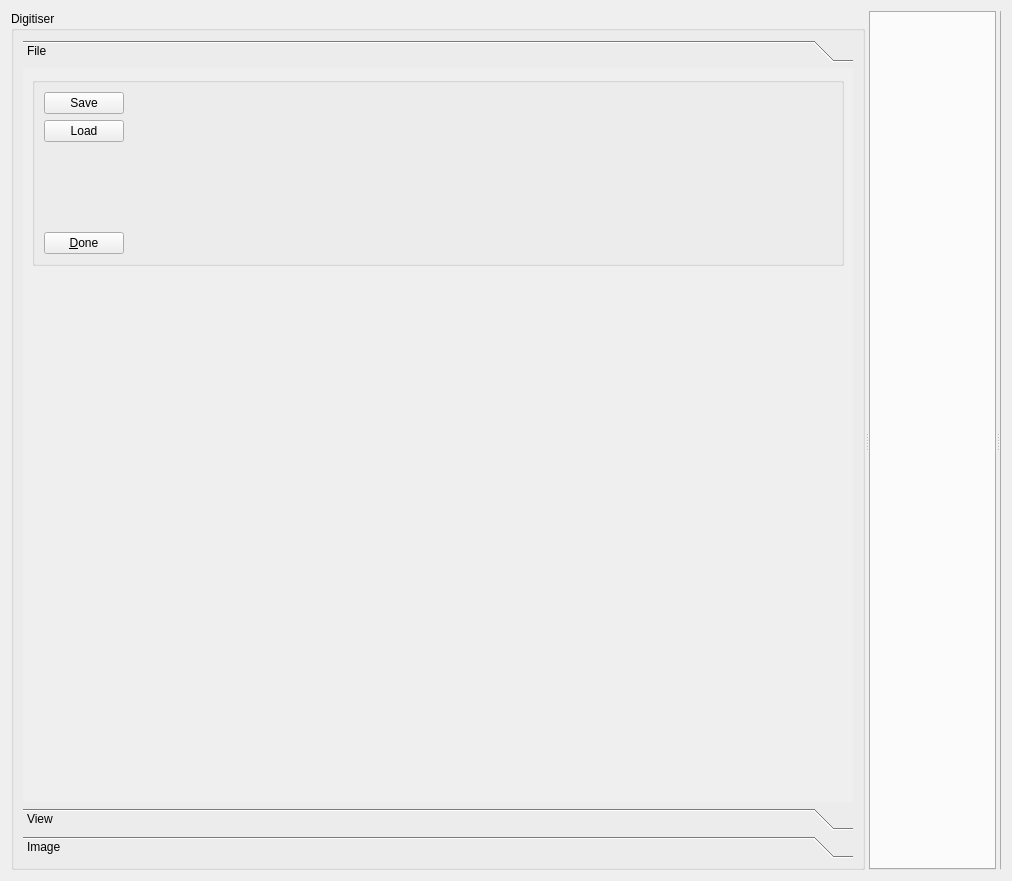
<?xml version="1.0" encoding="UTF-8"?>
<ui version="4.0">
 <class>SegmentationWidget</class>
 <widget class="QWidget" name="SegmentationWidget">
  <property name="geometry">
   <rect>
    <x>0</x>
    <y>0</y>
    <width>1012</width>
    <height>881</height>
   </rect>
  </property>
  <property name="windowTitle">
   <string>Form</string>
  </property>
  <layout class="QVBoxLayout" name="verticalLayout">
   <item>
    <widget class="QSplitter" name="splitterToolBox">
     <property name="orientation">
      <enum>Qt::Horizontal</enum>
     </property>
     <widget class="QGroupBox" name="groupBox">
      <property name="sizePolicy">
       <sizepolicy hsizetype="Minimum" vsizetype="Expanding">
        <horstretch>0</horstretch>
        <verstretch>0</verstretch>
       </sizepolicy>
      </property>
      <property name="minimumSize">
       <size>
        <width>250</width>
        <height>0</height>
       </size>
      </property>
      <property name="title">
       <string>Digitiser</string>
      </property>
      <layout class="QHBoxLayout" name="horizontalLayout">
       <item>
        <widget class="QToolBox" name="_toolTab">
         <property name="sizePolicy">
          <sizepolicy hsizetype="Preferred" vsizetype="Preferred">
           <horstretch>0</horstretch>
           <verstretch>0</verstretch>
          </sizepolicy>
         </property>
         <property name="currentIndex">
          <number>0</number>
         </property>
         <widget class="QWidget" name="file">
          <property name="geometry">
           <rect>
            <x>0</x>
            <y>0</y>
            <width>818</width>
            <height>726</height>
           </rect>
          </property>
          <property name="minimumSize">
           <size>
            <width>0</width>
            <height>0</height>
           </size>
          </property>
          <attribute name="label">
           <string>File</string>
          </attribute>
          <layout class="QVBoxLayout" name="verticalLayout_16">
           <item>
            <widget class="QGroupBox" name="groupBox_12">
             <property name="title">
              <string/>
             </property>
             <layout class="QVBoxLayout" name="verticalLayout_2">
              <item>
               <layout class="QHBoxLayout" name="horizontalLayout_2">
                <item>
                 <widget class="QPushButton" name="_pushButtonSave">
                  <property name="toolTip">
                   <string>Serialize the current state</string>
                  </property>
                  <property name="text">
                   <string>Save</string>
                  </property>
                 </widget>
                </item>
                <item>
                 <spacer name="horizontalSpacer_2">
                  <property name="orientation">
                   <enum>Qt::Horizontal</enum>
                  </property>
                  <property name="sizeHint" stdset="0">
                   <size>
                    <width>20</width>
                    <height>20</height>
                   </size>
                  </property>
                 </spacer>
                </item>
               </layout>
              </item>
              <item>
               <layout class="QHBoxLayout" name="horizontalLayout_3">
                <item>
                 <widget class="QPushButton" name="_pushButtonLoad">
                  <property name="toolTip">
                   <string>Reinstate a previous state </string>
                  </property>
                  <property name="text">
                   <string>Load</string>
                  </property>
                 </widget>
                </item>
                <item>
                 <spacer name="horizontalSpacer">
                  <property name="orientation">
                   <enum>Qt::Horizontal</enum>
                  </property>
                  <property name="sizeHint" stdset="0">
                   <size>
                    <width>40</width>
                    <height>20</height>
                   </size>
                  </property>
                 </spacer>
                </item>
               </layout>
              </item>
              <item>
               <spacer name="verticalSpacer">
                <property name="orientation">
                 <enum>Qt::Vertical</enum>
                </property>
                <property name="sizeHint" stdset="0">
                 <size>
                  <width>20</width>
                  <height>60</height>
                 </size>
                </property>
               </spacer>
              </item>
              <item>
               <layout class="QHBoxLayout" name="horizontalLayout_4">
                <item>
                 <widget class="QPushButton" name="doneButton">
                  <property name="toolTip">
                   <string>Signal the end of this step to the workflow manager</string>
                  </property>
                  <property name="text">
                   <string>&amp;Done</string>
                  </property>
                 </widget>
                </item>
                <item>
                 <spacer name="horizontalSpacer_3">
                  <property name="orientation">
                   <enum>Qt::Horizontal</enum>
                  </property>
                  <property name="sizeHint" stdset="0">
                   <size>
                    <width>40</width>
                    <height>20</height>
                   </size>
                  </property>
                 </spacer>
                </item>
               </layout>
              </item>
             </layout>
            </widget>
           </item>
           <item>
            <spacer name="verticalSpacer_4">
             <property name="orientation">
              <enum>Qt::Vertical</enum>
             </property>
             <property name="sizeHint" stdset="0">
              <size>
               <width>17</width>
               <height>527</height>
              </size>
             </property>
            </spacer>
           </item>
          </layout>
         </widget>
         <widget class="QWidget" name="view">
          <property name="geometry">
           <rect>
            <x>0</x>
            <y>0</y>
            <width>818</width>
            <height>726</height>
           </rect>
          </property>
          <attribute name="label">
           <string>View</string>
          </attribute>
          <layout class="QVBoxLayout" name="verticalLayout_3">
           <item>
            <widget class="QGroupBox" name="groupBox_7">
             <property name="title">
              <string>Graphic Visibility</string>
             </property>
             <layout class="QVBoxLayout" name="verticalLayout_10">
              <item>
               <widget class="QCheckBox" name="_checkBoxImagePlane">
                <property name="text">
                 <string>Image plane</string>
                </property>
                <property name="checked">
                 <bool>true</bool>
                </property>
               </widget>
              </item>
              <item>
               <widget class="QCheckBox" name="_checkBoxImageOutline">
                <property name="text">
                 <string>Image stack outline</string>
                </property>
                <property name="checked">
                 <bool>true</bool>
                </property>
               </widget>
              </item>
              <item>
               <widget class="QCheckBox" name="_checkBoxCoordinateLabels">
                <property name="text">
                 <string>Coordinate labels</string>
                </property>
                <property name="checked">
                 <bool>false</bool>
                </property>
               </widget>
              </item>
             </layout>
            </widget>
           </item>
           <item>
            <spacer name="verticalSpacer_2">
             <property name="orientation">
              <enum>Qt::Vertical</enum>
             </property>
             <property name="sizeHint" stdset="0">
              <size>
               <width>20</width>
               <height>40</height>
              </size>
             </property>
            </spacer>
           </item>
          </layout>
         </widget>
         <widget class="QWidget" name="image">
          <property name="geometry">
           <rect>
            <x>0</x>
            <y>0</y>
            <width>818</width>
            <height>726</height>
           </rect>
          </property>
          <attribute name="label">
           <string>Image</string>
          </attribute>
          <layout class="QVBoxLayout" name="verticalLayout_4">
           <item>
            <widget class="QGroupBox" name="groupBox_4">
             <property name="title">
              <string>Properties</string>
             </property>
             <layout class="QFormLayout" name="formLayout_2">
              <item row="0" column="0">
               <widget class="QLabel" name="label">
                <property name="text">
                 <string>Width : </string>
                </property>
               </widget>
              </item>
              <item row="0" column="1">
               <widget class="QLabel" name="_labelmageWidth">
                <property name="text">
                 <string/>
                </property>
                <property name="alignment">
                 <set>Qt::AlignRight|Qt::AlignTrailing|Qt::AlignVCenter</set>
                </property>
               </widget>
              </item>
              <item row="1" column="0">
               <widget class="QLabel" name="label_2">
                <property name="text">
                 <string>Height : </string>
                </property>
               </widget>
              </item>
              <item row="1" column="1">
               <widget class="QLabel" name="_labelmageHeight">
                <property name="text">
                 <string/>
                </property>
                <property name="alignment">
                 <set>Qt::AlignRight|Qt::AlignTrailing|Qt::AlignVCenter</set>
                </property>
               </widget>
              </item>
              <item row="2" column="0">
               <widget class="QLabel" name="label_3">
                <property name="text">
                 <string>Depth : </string>
                </property>
               </widget>
              </item>
              <item row="2" column="1">
               <widget class="QLabel" name="_labelmageDepth">
                <property name="text">
                 <string/>
                </property>
                <property name="alignment">
                 <set>Qt::AlignRight|Qt::AlignTrailing|Qt::AlignVCenter</set>
                </property>
               </widget>
              </item>
             </layout>
            </widget>
           </item>
           <item>
            <widget class="QGroupBox" name="groupBox_5">
             <property name="title">
              <string>Scale</string>
             </property>
             <layout class="QFormLayout" name="formLayout">
              <item row="0" column="0">
               <widget class="QLabel" name="label_4">
                <property name="text">
                 <string>Width : </string>
                </property>
               </widget>
              </item>
              <item row="0" column="1">
               <widget class="QLineEdit" name="_lineEditWidthScale">
                <property name="sizePolicy">
                 <sizepolicy hsizetype="Preferred" vsizetype="Fixed">
                  <horstretch>0</horstretch>
                  <verstretch>0</verstretch>
                 </sizepolicy>
                </property>
                <property name="toolTip">
                 <string>Set the width scale</string>
                </property>
                <property name="text">
                 <string>1.0</string>
                </property>
                <property name="alignment">
                 <set>Qt::AlignRight|Qt::AlignTrailing|Qt::AlignVCenter</set>
                </property>
               </widget>
              </item>
              <item row="1" column="0">
               <widget class="QLabel" name="label_5">
                <property name="sizePolicy">
                 <sizepolicy hsizetype="Minimum" vsizetype="Preferred">
                  <horstretch>0</horstretch>
                  <verstretch>0</verstretch>
                 </sizepolicy>
                </property>
                <property name="text">
                 <string>Height : </string>
                </property>
               </widget>
              </item>
              <item row="1" column="1">
               <widget class="QLineEdit" name="_lineEditHeightScale">
                <property name="sizePolicy">
                 <sizepolicy hsizetype="Preferred" vsizetype="Fixed">
                  <horstretch>0</horstretch>
                  <verstretch>0</verstretch>
                 </sizepolicy>
                </property>
                <property name="toolTip">
                 <string>Set the height scale</string>
                </property>
                <property name="text">
                 <string>1.0</string>
                </property>
                <property name="alignment">
                 <set>Qt::AlignRight|Qt::AlignTrailing|Qt::AlignVCenter</set>
                </property>
               </widget>
              </item>
              <item row="2" column="0">
               <widget class="QLabel" name="label_6">
                <property name="sizePolicy">
                 <sizepolicy hsizetype="Minimum" vsizetype="Preferred">
                  <horstretch>0</horstretch>
                  <verstretch>0</verstretch>
                 </sizepolicy>
                </property>
                <property name="text">
                 <string>Depth : </string>
                </property>
               </widget>
              </item>
              <item row="2" column="1">
               <widget class="QLineEdit" name="_lineEditDepthScale">
                <property name="sizePolicy">
                 <sizepolicy hsizetype="Preferred" vsizetype="Fixed">
                  <horstretch>0</horstretch>
                  <verstretch>0</verstretch>
                 </sizepolicy>
                </property>
                <property name="toolTip">
                 <string>Set the depth scale</string>
                </property>
                <property name="text">
                 <string>1.0</string>
                </property>
                <property name="alignment">
                 <set>Qt::AlignRight|Qt::AlignTrailing|Qt::AlignVCenter</set>
                </property>
               </widget>
              </item>
             </layout>
            </widget>
           </item>
           <item>
            <widget class="QGroupBox" name="groupBox_6">
             <property name="title">
              <string>Offset</string>
             </property>
             <layout class="QFormLayout" name="formLayout_3">
              <property name="fieldGrowthPolicy">
               <enum>QFormLayout::AllNonFixedFieldsGrow</enum>
              </property>
              <item row="0" column="0">
               <widget class="QLabel" name="label_7">
                <property name="text">
                 <string>X :</string>
                </property>
               </widget>
              </item>
              <item row="0" column="1">
               <widget class="QLineEdit" name="_lineEditXOffset">
                <property name="sizePolicy">
                 <sizepolicy hsizetype="Preferred" vsizetype="Fixed">
                  <horstretch>0</horstretch>
                  <verstretch>0</verstretch>
                 </sizepolicy>
                </property>
                <property name="toolTip">
                 <string>Set the width scale</string>
                </property>
                <property name="text">
                 <string>1.0</string>
                </property>
                <property name="alignment">
                 <set>Qt::AlignRight|Qt::AlignTrailing|Qt::AlignVCenter</set>
                </property>
               </widget>
              </item>
              <item row="1" column="0">
               <widget class="QLabel" name="label_8">
                <property name="sizePolicy">
                 <sizepolicy hsizetype="Minimum" vsizetype="Preferred">
                  <horstretch>0</horstretch>
                  <verstretch>0</verstretch>
                 </sizepolicy>
                </property>
                <property name="text">
                 <string>Y :</string>
                </property>
               </widget>
              </item>
              <item row="1" column="1">
               <widget class="QLineEdit" name="_lineEditYOffset">
                <property name="sizePolicy">
                 <sizepolicy hsizetype="Preferred" vsizetype="Fixed">
                  <horstretch>0</horstretch>
                  <verstretch>0</verstretch>
                 </sizepolicy>
                </property>
                <property name="toolTip">
                 <string>Set the height scale</string>
                </property>
                <property name="text">
                 <string>1.0</string>
                </property>
                <property name="alignment">
                 <set>Qt::AlignRight|Qt::AlignTrailing|Qt::AlignVCenter</set>
                </property>
               </widget>
              </item>
              <item row="2" column="0">
               <widget class="QLabel" name="label_9">
                <property name="sizePolicy">
                 <sizepolicy hsizetype="Minimum" vsizetype="Preferred">
                  <horstretch>0</horstretch>
                  <verstretch>0</verstretch>
                 </sizepolicy>
                </property>
                <property name="text">
                 <string>Z :</string>
                </property>
               </widget>
              </item>
              <item row="2" column="1">
               <widget class="QLineEdit" name="_lineEditZOffset">
                <property name="sizePolicy">
                 <sizepolicy hsizetype="Preferred" vsizetype="Fixed">
                  <horstretch>0</horstretch>
                  <verstretch>0</verstretch>
                 </sizepolicy>
                </property>
                <property name="toolTip">
                 <string>Set the depth scale</string>
                </property>
                <property name="text">
                 <string>1.0</string>
                </property>
                <property name="alignment">
                 <set>Qt::AlignRight|Qt::AlignTrailing|Qt::AlignVCenter</set>
                </property>
               </widget>
              </item>
             </layout>
            </widget>
           </item>
           <item>
            <spacer name="verticalSpacer_3">
             <property name="orientation">
              <enum>Qt::Vertical</enum>
             </property>
             <property name="sizeHint" stdset="0">
              <size>
               <width>20</width>
               <height>40</height>
              </size>
             </property>
            </spacer>
           </item>
          </layout>
         </widget>
        </widget>
       </item>
      </layout>
     </widget>
     <widget class="QSplitter" name="splitterSceneviewers">
      <property name="orientation">
       <enum>Qt::Horizontal</enum>
      </property>
      <widget class="SegmentationTabWidget" name="_tabWidgetLeft">
       <property name="sizePolicy">
        <sizepolicy hsizetype="Expanding" vsizetype="Expanding">
         <horstretch>2</horstretch>
         <verstretch>0</verstretch>
        </sizepolicy>
       </property>
       <property name="styleSheet">
        <string notr="true">border-right: 10 px blue</string>
       </property>
       <property name="currentIndex">
        <number>-1</number>
       </property>
       <property name="movable">
        <bool>false</bool>
       </property>
      </widget>
      <widget class="SegmentationTabWidget" name="_tabWidgetRight">
       <property name="sizePolicy">
        <sizepolicy hsizetype="Expanding" vsizetype="Expanding">
         <horstretch>4</horstretch>
         <verstretch>0</verstretch>
        </sizepolicy>
       </property>
       <property name="minimumSize">
        <size>
         <width>0</width>
         <height>0</height>
        </size>
       </property>
       <property name="maximumSize">
        <size>
         <width>1</width>
         <height>16777215</height>
        </size>
       </property>
      </widget>
     </widget>
    </widget>
   </item>
  </layout>
 </widget>
 <customwidgets>
  <customwidget>
   <class>SegmentationTabWidget</class>
   <extends>QTabWidget</extends>
   <header>mapclientplugins/semiautosegmentationstep/widgets/segmentationtabwidget.h</header>
   <container>1</container>
  </customwidget>
 </customwidgets>
 <resources>
  <include location="resources.qrc"/>
 </resources>
 <connections/>
</ui>
